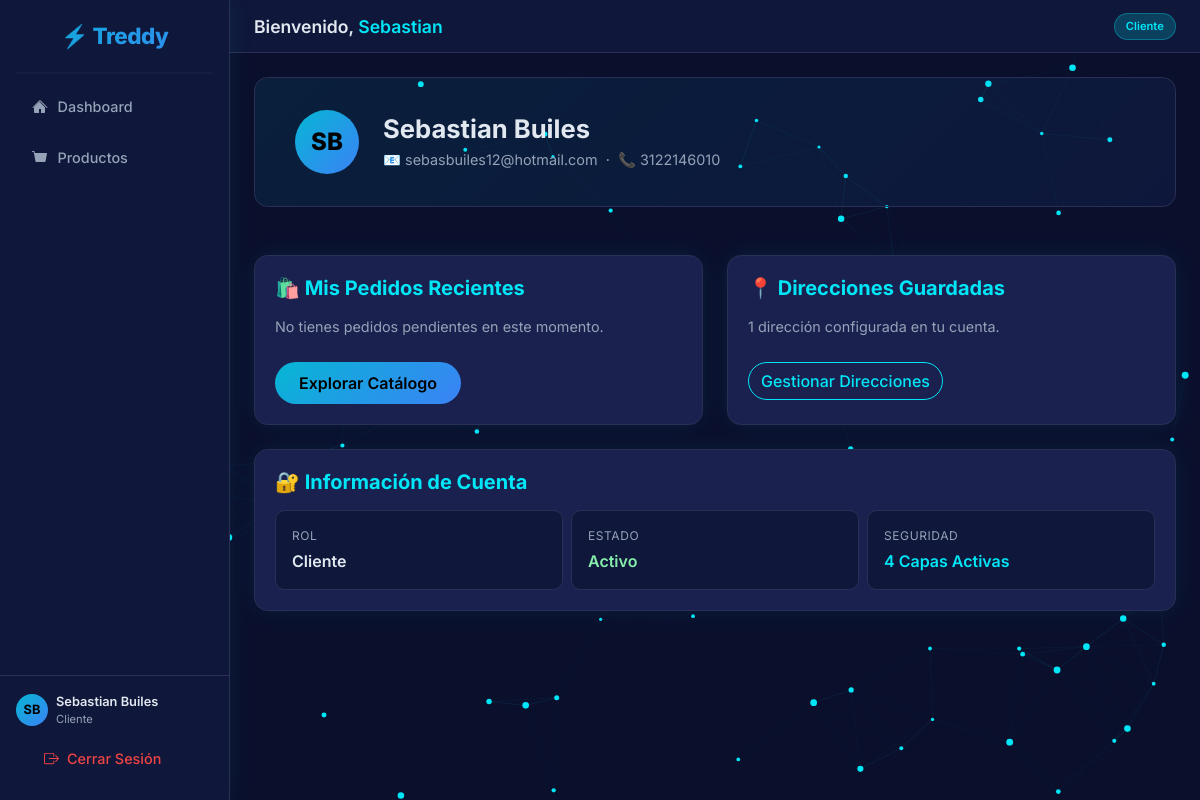
/usuarios/dashboard/ (signed in), run on the app's committed database.
### usuarios/models.py (models this page shows, shortened)
class Usuario(AbstractUser):
    ROLES = (
        ('Administrador', 'Administrador'),
        ('Vendedor', 'Vendedor'),
        ('Cliente', 'Cliente'),
    )
    ESTADOS = (
        ('Activo', 'Activo'),
        ('Inactivo', 'Inactivo'),
        ('Pendiente', 'Pendiente'),
    )
    email = models.EmailField(unique=True, max_length=150)
    telefono = models.CharField(max_length=20, blank=True, null=True)
    tipo_usuario = models.CharField(max_length=20, choices=ROLES, default='Cliente')
    estado = models.CharField(max_length=20, choices=ESTADOS, default='Pendiente')
    USERNAME_FIELD = 'email'
    REQUIRED_FIELDS = ['username', 'first_name', 'last_name']

### usuarios/views.py (the view, shortened to what this page needs)
# urls.py: path('dashboard/', views.dashboard_view,            name='dashboard'),
@login_required
def dashboard_view(request):
    from productos.models import Producto
    from .models import Usuario
    user = request.user
    is_ajax = request.headers.get('X-Requested-With') == 'XMLHttpRequest'
    context = {'user': user}
    if user.tipo_usuario == 'Administrador':
        full_tpl    = 'usuarios/dashboards/admin.html'
        partial_tpl = 'usuarios/dashboards/partials/admin.html'
        context.update({
            'total_usuarios':       Usuario.objects.count(),
            'usuarios_activos':     Usuario.objects.filter(estado='Activo').count(),
            'total_productos':      Producto.objects.filter(estado='activo').count(),
            'productos_bajo_stock': Producto.objects.filter(stock__lt=5).count(),
        })
    else:
        full_tpl    = 'usuarios/dashboards/cliente.html'
        partial_tpl = 'usuarios/dashboards/partials/cliente.html'
    template = partial_tpl if is_ajax else full_tpl
    return render(request, template, context)

### templates/usuarios/dashboards/cliente.html (shortened to what this page needs)
{% extends 'base.html' %}
{% block content %}
<div class="mb-5" style="
    background: linear-gradient(135deg, rgba(0,230,246,0.08) 0%, rgba(59,130,246,0.08) 100%);
    border: 1px solid var(--treddy-border);
    border-radius: var(--treddy-radius);
    padding: 2rem 2.5rem;
    display: flex;
    align-items: center;
    gap: 1.5rem;">
    <div style="
        width:64px; height:64px; border-radius:50%;
        background: var(--treddy-grad);
        display:flex; align-items:center; justify-content:center;
        font-size:1.5rem; font-weight:800; color:#000;
        flex-shrink:0;">
        {{ user.first_name|slice:":1"|upper }}{{ user.last_name|slice:":1"|upper }}
    </div>
    <div>
        <h2 class="fw-bold mb-1" style="font-size:1.6rem;">
            {{ user.first_name }} {{ user.last_name }}
        </h2>
        <p style="color:var(--treddy-muted);margin-bottom:0;font-size:0.9rem;">
            📧 {{ user.email }}
            {% if user.telefono %}
            &nbsp;·&nbsp; 📞 {{ user.telefono }}
            {% endif %}
        </p>
    </div>
</div>
<div class="row g-4 mb-4">
    <div class="col-md-6">
        <div class="card h-100 p-1">
            <div class="card-body">
                <h5 class="fw-bold mb-3" style="color:var(--treddy-cyan);">🛍️ Mis Pedidos Recientes</h5>
                <p style="color:var(--treddy-muted);font-size:0.9rem;">No tienes pedidos pendientes en este momento.</p>
                <button class="btn btn-primary mt-2 spa-link" data-url="{% url 'productos_list' %}">
                    Explorar Catálogo
                </button>
            </div>
        </div>
    </div>
    <div class="col-md-6">
        <div class="card h-100 p-1">
            <div class="card-body">
                <h5 class="fw-bold mb-3" style="color:var(--treddy-cyan);">📍 Direcciones Guardadas</h5>
                <p style="color:var(--treddy-muted);font-size:0.9rem;">1 dirección configurada en tu cuenta.</p>
                <button class="btn btn-outline-primary mt-2">
                    Gestionar Direcciones
                </button>
            </div>
        </div>
    </div>
</div>
<div class="card p-1">
    <div class="card-body">
        <h5 class="fw-bold mb-3" style="color:var(--treddy-cyan);">🔐 Información de Cuenta</h5>
        <div class="row g-2">
            <div class="col-md-4">
                <div style="background:var(--treddy-panel);border:1px solid var(--treddy-border);border-radius:0.6rem;padding:1rem;">
                    <div style="color:var(--treddy-muted);font-size:0.75rem;text-transform:uppercase;letter-spacing:0.05em;margin-bottom:0.25rem;">Rol</div>
                    <div class="fw-semibold">{{ user.tipo_usuario }}</div>
                </div>
            </div>
            <div class="col-md-4">
                <div style="background:var(--treddy-panel);border:1px solid var(--treddy-border);border-radius:0.6rem;padding:1rem;">
                    <div style="color:var(--treddy-muted);font-size:0.75rem;text-transform:uppercase;letter-spacing:0.05em;margin-bottom:0.25rem;">Estado</div>
                    <div class="fw-semibold" style="color:#86efac;">{{ user.estado }}</div>
                </div>
            </div>
            <div class="col-md-4">
                <div style="background:var(--treddy-panel);border:1px solid var(--treddy-border);border-radius:0.6rem;padding:1rem;">
                    <div style="color:var(--treddy-muted);font-size:0.75rem;text-transform:uppercase;letter-spacing:0.05em;margin-bottom:0.25rem;">Seguridad</div>
                    <div class="fw-semibold" style="color:var(--treddy-cyan);">4 Capas Activas</div>
                </div>
            </div>
        </div>
    </div>
</div>
{% endblock %}

### templates/base.html (shortened to what this page needs)
<!DOCTYPE html>
<html lang="es-co">
<head>
    {% load static %}
    <link rel="stylesheet" href="{% static 'css/bootstrap.min.css' %}">
    <link href="https://cdn.jsdelivr.net/npm/sweetalert2@11.10.8/dist/sweetalert2.min.css" rel="stylesheet">
    <link rel="stylesheet" href="https://cdnjs.cloudflare.com/ajax/libs/nprogress/0.2.0/nprogress.min.css" />
    <link rel="stylesheet" href="{% static 'css/custom.css' %}">
</head>
<body>
<div class="d-flex" style="min-height:100vh;">
    <nav class="sidebar d-flex flex-column" style="width:230px; min-width:230px; min-height:100vh; position:sticky; top:0;">
        <a class="sidebar-brand" href="{% url 'dashboard' %}">⚡ Treddy</a>
        <hr class="border-bottom mx-3 my-0">
        <ul class="nav flex-column flex-grow-1 mt-2 px-1">
            <li class="nav-item">
                <a class="nav-link spa-link" href="#" data-url="{% url 'dashboard' %}">
                    <svg width="16" height="16" fill="currentColor" viewBox="0 0 16 16"><path d="M8 3.293l5 5V13a1 1 0 0 1-1 1H9v-4H7v4H3a1 1 0 0 1-1-1V8.293l5-5z"/><path d="M7.293 1.5a1 1 0 0 1 1.414 0l6.647 6.646a.5.5 0 0 1-.708.708L8 2.207 1.354 8.854a.5.5 0 1 1-.708-.708L7.293 1.5z"/></svg>
                    Dashboard
                </a>
            </li>
            <li class="nav-item">
                <a class="nav-link spa-link" href="#" data-url="{% url 'productos_list' %}">
                    <svg width="16" height="16" fill="currentColor" viewBox="0 0 16 16"><path d="M0 1.5A.5.5 0 0 1 .5 1H2a.5.5 0 0 1 .485.379L2.89 3H14.5a.5.5 0 0 1 .491.592l-1.5 8A.5.5 0 0 1 13 12H4a.5.5 0 0 1-.491-.408L2.01 3.607 1.61 2H.5a.5.5 0 0 1-.5-.5z"/></svg>
                    Productos
                </a>
            </li>
        </ul>
        <div class="px-3 py-3 border-top" style="border-color: var(--treddy-border) !important;">
            <div class="d-flex align-items-center gap-2 mb-2">
                <div style="width:32px;height:32px;border-radius:50%;background:var(--treddy-grad);display:flex;align-items:center;justify-content:center;font-weight:700;color:#000;font-size:0.8rem;flex-shrink:0;">
                    {{ user.first_name|slice:":1"|upper }}{{ user.last_name|slice:":1"|upper }}
                </div>
                <div style="overflow:hidden;">
                    <div style="font-size:0.8rem;font-weight:600;color:var(--treddy-text);white-space:nowrap;overflow:hidden;text-overflow:ellipsis;">
                        {{ user.first_name }} {{ user.last_name }}
                    </div>
                    <div style="font-size:0.7rem;color:var(--treddy-muted);">{{ user.tipo_usuario }}</div>
                </div>
            </div>
            <a class="nav-link text-danger d-flex align-items-center gap-2" href="{% url 'logout' %}">
                Cerrar Sesión
            </a>
        </div>
    </nav>
    <main class="flex-grow-1" style="overflow-x:hidden;">
        <div class="topbar d-flex justify-content-between align-items-center">
            <h1 class="mb-0">
                Bienvenido, <span style="color:var(--treddy-cyan);">{{ user.first_name }}</span>
            </h1>
            <span class="badge-role">{{ user.tipo_usuario }}</span>
        </div>
        <div id="spa-container" class="p-4">
            {% block content %}{% endblock %}
        </div>
    </main>
</div>
</body>
</html>

### static/css/custom.css (style rules this page uses)
:root { --treddy-bg: #0A0F2C; --treddy-panel: #0F173A; --treddy-card: #1a214f; --treddy-border: #2a3055; --treddy-cyan: #00E6F6; --treddy-cyan-dim: rgba(0, 230, 246, 0.20); --treddy-text: #e2e8f0; --treddy-muted: #94a3b8; --treddy-grad: linear-gradient(135deg, #06b6d4, #3b82f6); --treddy-radius: 0.85rem; --treddy-shadow: 0 0 24px rgba(0, 230, 246, 0.08); --bs-body-bg: var(--treddy-bg); --bs-body-color: var(--treddy-text); --bs-primary: #06b6d4; --bs-primary-rgb: 6, 182, 212; --bs-border-color: var(--treddy-border); --bs-card-bg: var(--treddy-card); --bs-font-sans-serif: 'Inter', Arial, Helvetica, sans-serif; }
*, *::before, *::after { box-sizing: border-box; }
body { background-color: var(--treddy-bg) !important; color: var(--treddy-text) !important; font-family: var(--bs-font-sans-serif) !important; }
.sidebar { background: var(--treddy-panel) !important; border-right: 1px solid var(--treddy-border) !important; box-shadow: var(--treddy-shadow) !important; }
.sidebar-brand { font-size: 1.4rem; font-weight: 800; letter-spacing: -0.5px; background: var(--treddy-grad); -webkit-background-clip: text; -webkit-text-fill-color: transparent; background-clip: text; padding: 1.2rem 1rem; display: block; text-align: center; }
.sidebar .nav-link { color: var(--treddy-muted) !important; padding: 0.75rem 1.25rem; border-radius: 0.6rem; margin: 0.15rem 0.5rem; font-size: 0.9rem; font-weight: 500; transition: all 0.2s ease; display: flex; align-items: center; gap: 0.6rem; text-decoration: none !important; }
.sidebar .nav-link.text-danger { color: #ef4444 !important; }
.topbar { background: var(--treddy-panel); border-bottom: 1px solid var(--treddy-border); padding: 0.8rem 1.5rem; }
.topbar h1 { font-size: 1.1rem; font-weight: 600; color: var(--treddy-text); }
.topbar .badge-role { font-size: 0.7rem; background: var(--treddy-cyan-dim); color: var(--treddy-cyan); border: 1px solid rgba(0, 230, 246, 0.3); padding: 0.25rem 0.7rem; border-radius: 50px; font-weight: 600; }
.card { background: var(--treddy-card) !important; border: 1px solid var(--treddy-border) !important; border-radius: var(--treddy-radius) !important; color: var(--treddy-text) !important; box-shadow: var(--treddy-shadow) !important; transition: transform 0.2s ease, box-shadow 0.2s ease !important; }
.btn-primary { background: var(--treddy-grad) !important; border: none !important; color: #000 !important; font-weight: 600 !important; border-radius: 50px !important; padding: 0.55rem 1.5rem !important; transition: opacity 0.2s, transform 0.15s !important; }
.btn-outline-primary { border-color: var(--treddy-cyan) !important; color: var(--treddy-cyan) !important; border-radius: 50px !important; font-weight: 500 !important; transition: all 0.2s !important; }
.text-danger { color: #fca5a5 !important; }
.border-bottom { border-color: var(--treddy-border) !important; }

### data on the page
Usuario: first_name "S", last_name "B", first_name "Sebastian", last_name "Builes", tipo_usuario "Cliente", email "sebasbuiles12@hotmail.com", telefono "3122146010", estado "Activo"
